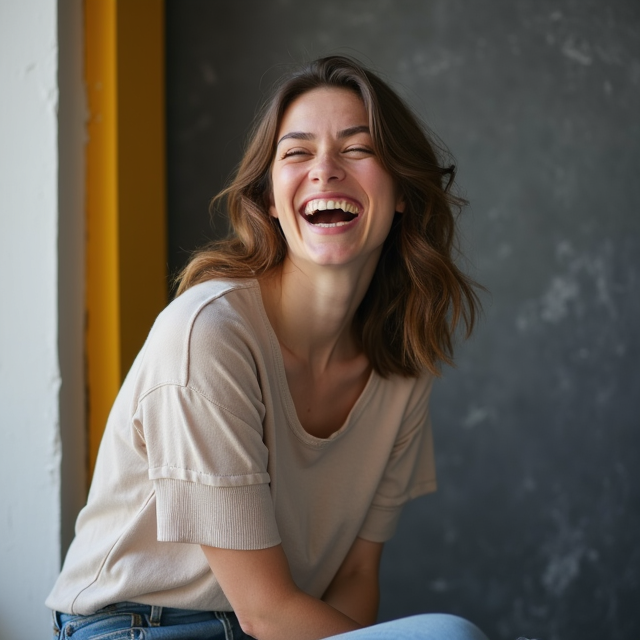
#> input picture clientprovideddata/media/b/216404_01d3dabba9334f19a05a9aa71b45c6be~mv2.png, 640 x 640 px; its folder holds 4 pictures in this run
$ python art_pass.py
#> lines starting #> are read from the running program, lines starting #| are printed output that depends on the picture
#> pass 2 of the loop `for f in sorted(glob.glob(os.path.join(ROOT, '*'))):`:
# Programmatic art-direction pass over candidate hero/cover images.
from PIL import Image
import os, glob, json

ROOT = r'A:\projectssproperty\media\b'

def analyze(path):
    im = Image.open(path).convert('RGB')
#> im is the input picture: PIL image 640x640 RGB; mean R, G, B 99.7, 92.4, 84.3
    w, h = im.size
#> w = 640; h = 640
    small = im.copy(); small.thumbnail((80, 80))
#> after `small.thumbnail((80, 80))`:
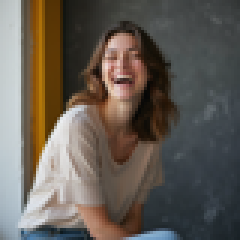
#> small: PIL image 80x80 RGB (shown 3 times larger); mean R, G, B 99.7, 92.5, 84.4
    px = list(small.getdata())
#> px = 6400 items, first 6: (181, 188, 188), (184, 190, 191), (187, 193, 194), (189, 196, 196), (191, 198, 198), (195, 202, 202)
    n = len(px)
#> n = 6400
    avg = tuple(sum(c[i] for c in px)//n for i in range(3))
#> avg = (99, 92, 84)
    # luminance
    lum = 0.299*avg[0] + 0.587*avg[1] + 0.114*avg[2]
#> lum = 93.18
    # palette: quantize to 5 colors
    q = small.quantize(colors=5)
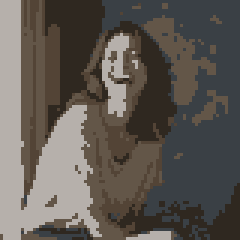
#> q: PIL image 80x80 P (shown 3 times larger); mean R, G, B 94.5, 89, 83.1
    pal = [(tuple(q.getpalette()[i*3:i*3+3])) for i in range(5)]
#> pal = [(182, 176, 171), (99, 86, 72), (83, 68, 54), (58, 64, 69), (47, 40, 32)]
    # contrast variance (detail)
    import statistics
    lums = [0.299*c[0]+0.587*c[1]+0.114*c[2] for c in px]
#> lums = 6400 values, max 237.3 at index 3379, min 5.7 at index 2528, mean 93.72
    return {
        'file': os.path.basename(path), 'w': w, 'h': h, 'ar': round(w/h, 2),
        'avg': avg, 'lum': round(lum), 'detail': round(statistics.pstdev(lums)),
        'palette': pal,
    }

# candidates: big files = hero-quality, plus blog covers and reel covers
files = []
for f in sorted(glob.glob(os.path.join(ROOT, '*'))):
    sz = os.path.getsize(f)
    if sz > 900_000:  # hero candidates
        files.append(f)

print(f'analyzing {len(files)} hero candidates\n')
rows = [analyze(f) for f in files]
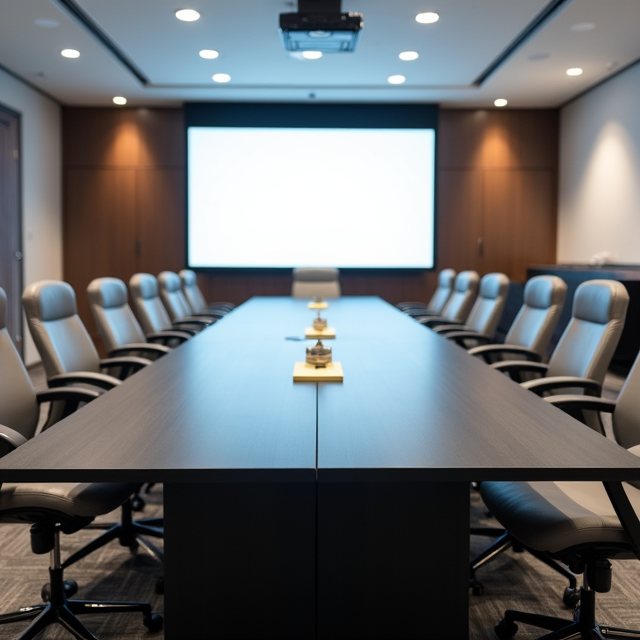
#> input picture clientprovideddata/media/b/216404_054c947f04e84610b4b5eb2fcfcacaf5~mv2.png, 640 x 640 px
#> in analyze, im is the input picture: PIL image 640x640 RGB; mean R, G, B 106.2, 109.4, 111.5
#> in analyze (call 2), `small.thumbnail((80, 80))`:
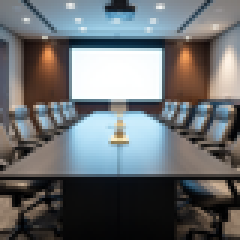
#> small: PIL image 80x80 RGB (shown 3 times larger); mean R, G, B 106.2, 109.4, 111.5
#> in analyze (call 2), `px = list(small.getdata())`: px = 6400 items, first 6: (118, 120, 123), (118, 122, 124), (119, 122, 125), (120, 123, 125), (120, 124, 127), (121, 125, 127)
#> in analyze (call 2), `avg = tuple(sum(c[i] for c in px)//n for i in range(3))`: avg = (106, 109, 111)
#> in analyze (call 2), `lum = 0.299*avg[0] + 0.587*avg[1] + 0.114*avg[2]`: lum = 108.3
#> in analyze (call 2), `q = small.quantize(colors=5)`:
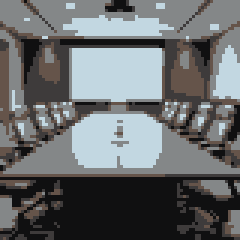
#> q: PIL image 80x80 P (shown 3 times larger); mean R, G, B 104.1, 107, 108.5
#> in analyze (call 2), `pal = [(tuple(q.getpalette()[i*3:i*3+3])) for i in range(5)]`: pal = [(194, 215, 225), (132, 135, 136), (101, 84, 74), (62, 59, 59), (16, 16, 17)]
#> in analyze (call 2), `lums = [0.299*c[0]+0.587*c[1]+0.114*c[2] for c in px]`: lums = 6400 values, max 255 at index 1395, min 0 at index 5208, mean 108.7
#> rows = 2 items
rows.sort(key=lambda r: (-r['w'], -r['detail']))
for r in rows:
    avg = '#%02X%02X%02X' % r['avg']
    print(f"{r['file'][:46]:46} {r['w']}x{r['h']} ar:{r['ar']:5} lum:{r['lum']:3} detail:{r['detail']:5} avg:{avg}")
#> this loop made 2 passes
#> avg on passes 1 to 2: '#6A6D6F', '#635C54'
#| 216404_054c947f04e84610b4b5eb2fcfcacaf5~mv2.pn 640x640 ar:  1.0 lum:108 detail:   75 avg:#6A6D6F
#| 216404_01d3dabba9334f19a05a9aa71b45c6be~mv2.pn 640x640 ar:  1.0 lum: 93 detail:   54 avg:#635C54

# blog covers + reel covers quality check
print('\nblog/reel covers (480-1300KB):')
covers = [f for f in glob.glob(os.path.join(ROOT, '*')) if 480_000 < os.path.getsize(f) < 1_300_000]
for f in covers[:14]:
    r = analyze(f)
#> r = 8 items
    avg = '#%02X%02X%02X' % r['avg']
    print(f"{r['file'][:46]:46} {r['w']}x{r['h']} lum:{r['lum']:3} detail:{r['detail']:5} avg:{avg}")
#| 216404_01d3dabba9334f19a05a9aa71b45c6be~mv2.pn 640x640 lum: 93 detail:   54 avg:#635C54
#> pass 2 of the loop `for f in covers[:14]:`:
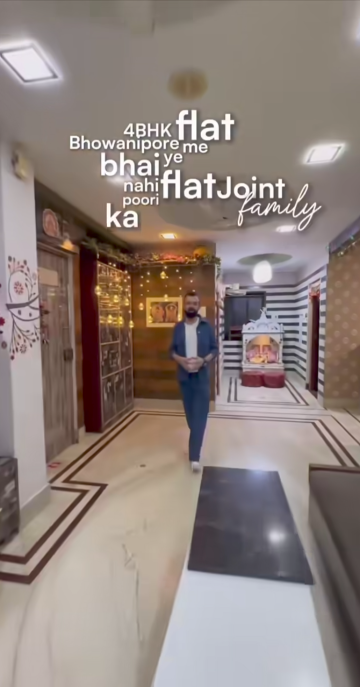
#> input picture clientprovideddata/media/b/216404_01ef989b744a4e21af0caff523ccdc17~mv2.png, 720 x 1374 px (shown at 1/2 size)
#> im: PIL image 720x1374 RGB
#> in analyze (call 4), `small.thumbnail((80, 80))`:
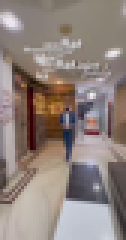
#> small: PIL image 42x80 RGB (shown 3 times larger); mean R, G, B 143.5, 130.3, 124.6
#> px = 3360 items, first 6: (131, 120, 118), (131, 121, 118), (130, 121, 116), (127, 120, 114), (126, 119, 113), (125, 118, 112)
#> n = 3360
#> in analyze (call 4), `avg = tuple(sum(c[i] for c in px)//n for i in range(3))`: avg = (143, 130, 124)
#> lum = 133.2
#> in analyze (call 4), `q = small.quantize(colors=5)`:
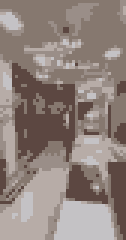
#> q: PIL image 42x80 P (shown 3 times larger); mean R, G, B 144.2, 130.8, 125
#> pal = [(196, 194, 197), (183, 172, 167), (154, 142, 136), (134, 120, 111), (92, 71, 65)]
#> lums = 3360 values, max 239.2 at index 1332, min 12.39 at index 1270, mean 133.6
#> `avg = '#%02X%02X%02X' % r['avg']`: avg = '#8F827C'
#| 216404_01ef989b744a4e21af0caff523ccdc17~mv2.pn 720x1374 lum:133 detail:   41 avg:#8F827C

json.dump(rows, open(r'C:\Users\roshh\AppData\Local\Temp\ssrecon\hero_analysis.json', 'w'), indent=1)
